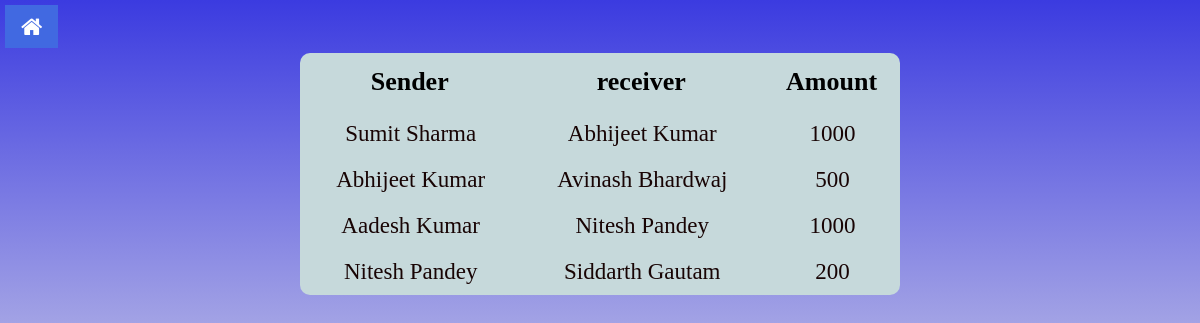
/alltransaction.php, run on the app's committed database.
### tables this page shows
CREATE TABLE `transaction` (
  `sender` varchar(50) NOT NULL,
  `receiver` varchar(50) NOT NULL,
  `amount` double DEFAULT NULL
);

### alltransaction.php (the view, shortened to what this page needs)
<?php
$q="select * from transaction";
$result=mysqli_query($con,$q);
?>
<html>
	<head>
		<link rel="stylesheet" href="https://cdnjs.cloudflare.com/ajax/libs/font-awesome/4.7.0/css/font-awesome.min.css">
		<link rel="stylesheet" href="css/alltransaction.css">
	</head>
	<body>
		<a href="index.php">
			<button class="btn"><i class="fa fa-home"></i></button>
		</a>
		<table>
				<th>Sender</th>
				<th>receiver</th>
				<th>Amount</th>
			<tr>
			<?php while($row = $result->fetch_assoc()) { ?>
			<tr>
				<td><?php echo $row["sender"]; ?></td>
				<td><?php echo $row["receiver"]; ?></td>
				<td><?php echo $row["amount"]; ?></td>
			</tr>
			<?php } ?>
		</table>
	</body>
</html>

### css/alltransaction.css (style rules this page uses)
body { background:linear-gradient(rgb(59, 59, 224),rgb(187, 187, 230),rgb(65, 65, 235)); background-size:cover; margin: 0; width: 100vw; height: 100vh; }
table { text-align:center; width: 600px; height: auto; margin-left: auto; margin-right: auto; border-collapse:collapse; background: rgb(198, 217, 219); border-radius: 10px; }
th { color:rgb(0, 0, 0); font-size:26px; padding:14px; }
td { font-size:23px; color: rgb(24, 4, 4); padding: 10px 20px 10px 22px; }
.btn { background-color:RoyalBlue; border: none; color: white; padding: 10px 16px; font-size: 23px; cursor: pointer; margin: 5px; }

### data on the page
transaction: sender "Sumit Sharma", receiver "Abhijeet Kumar", amount "1000"
transaction: sender "Abhijeet Kumar", receiver "Avinash Bhardwaj", amount "500"
transaction: sender "Aadesh Kumar", receiver "Nitesh Pandey", amount "1000"
transaction: sender "Nitesh Pandey", receiver "Siddarth Gautam", amount "200"
